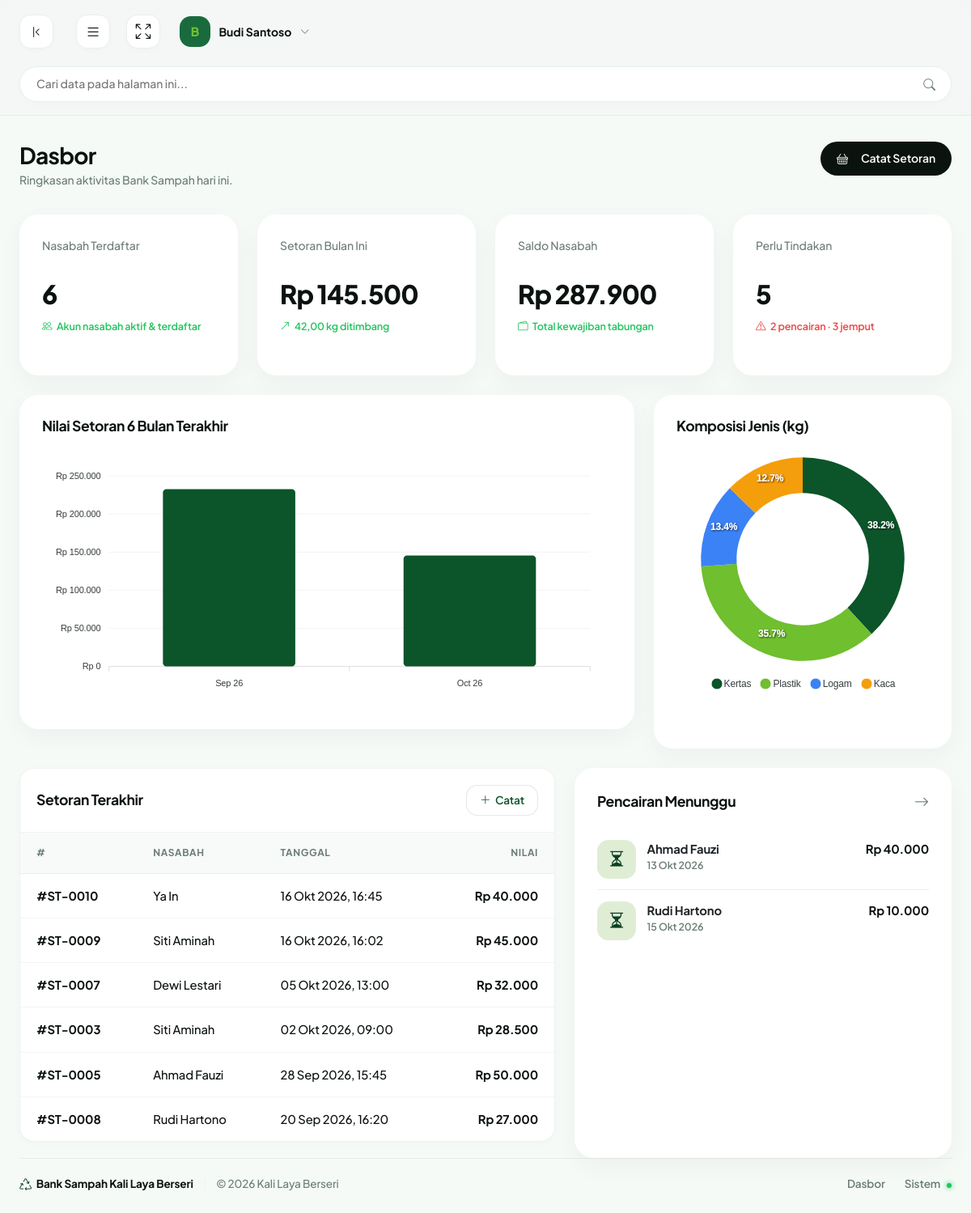
Page /pengurus/dashboard.php (signed in) on the committed database.
### tables this page shows
CREATE TABLE `setoran` (
  `id` int NOT NULL,
  `user_id` int NOT NULL,
  `tanggal` datetime NOT NULL,
  `total_nilai` decimal(14,2) NOT NULL DEFAULT '0.00',
  `petugas_id` int DEFAULT NULL,
  `catatan` text
);

CREATE TABLE `users` (
  `id_user` int NOT NULL,
  `name` varchar(100) NOT NULL,
  `email` varchar(150) NOT NULL,
  `password` varchar(255) DEFAULT NULL,
  `google_id` varchar(64) DEFAULT NULL,
  `avatar` varchar(255) DEFAULT NULL,
  `role` enum('nasabah','pengurus','ketua') NOT NULL DEFAULT 'nasabah',
  `nik` varchar(20) DEFAULT NULL,
  `no_hp` varchar(20) DEFAULT NULL,
  `alamat` text,
  `code` int NOT NULL DEFAULT '0',
  `status` varchar(20) NOT NULL DEFAULT 'notverified',
  `aktif` tinyint(1) NOT NULL DEFAULT '1',
  `created_at` timestamp NOT NULL DEFAULT CURRENT_TIMESTAMP
);

CREATE TABLE `pencairan` (
  `id` int NOT NULL,
  `user_id` int NOT NULL,
  `nominal` decimal(14,2) NOT NULL DEFAULT '0.00',
  `status` enum('menunggu','disetujui','ditolak','selesai') NOT NULL DEFAULT 'menunggu',
  `disetujui_oleh` int DEFAULT NULL,
  `catatan_ketua` text,
  `diproses_oleh` int DEFAULT NULL,
  `tanggal` datetime NOT NULL,
  `tanggal_disetujui` datetime DEFAULT NULL,
  `tanggal_selesai` datetime DEFAULT NULL
);

### includes/fungsi.php (called while the page is built, shortened)
<?php
if (!function_exists('e')) {
    function e($value): string
    {
        return htmlspecialchars((string) $value, ENT_QUOTES, 'UTF-8');
    }
}
if (!function_exists('rupiah')) {
    function rupiah($angka, bool $prefix = true): string
    {
        $hasil = number_format((float) $angka, 0, ',', '.');
        return $prefix ? 'Rp ' . $hasil : $hasil;
    }
}
if (!function_exists('kg')) {
    function kg($angka): string
    {
        return number_format((float) $angka, 2, ',', '.') . ' kg';
    }
}
if (!function_exists('tanggal_id')) {
    function tanggal_id(?string $tanggal): string
    {
        $bulan = [
            1 => 'Jan', 'Feb', 'Mar', 'Apr', 'Mei', 'Jun',
            'Jul', 'Agu', 'Sep', 'Okt', 'Nov', 'Des',
        ];
        $ts = strtotime($tanggal);
        return date('d', $ts) . ' ' . $bulan[(int) date('n', $ts)] . ' ' . date('Y', $ts);
    }
}
if (!function_exists('tanggal_waktu_id')) {
    function tanggal_waktu_id(?string $tanggal): string
    {
        $ts = strtotime($tanggal);
        return tanggal_id($tanggal) . ', ' . date('H:i', $ts);
    }
}

### pengurus/dashboard.php (the view, shortened to what this page needs)
<?php
require_once __DIR__ . '/../includes/auth.php';
$stats = [
    'nasabah' => 0, 'setoran_bulan' => 0, 'berat_bulan' => 0,
    'menunggu' => 0, 'jemput_open' => 0, 'saldo_total' => 0,
];
$res = mysqli_query($con, "SELECT COUNT(*) c FROM users WHERE role = 'nasabah'");
if ($res) { $stats['nasabah'] = (int) mysqli_fetch_assoc($res)['c']; }
$res = mysqli_query($con, "SELECT COALESCE(SUM(total_nilai),0) v FROM setoran WHERE MONTH(tanggal) = MONTH(CURRENT_DATE()) AND YEAR(tanggal) = YEAR(CURRENT_DATE())");
if ($res) { $stats['setoran_bulan'] = (float) mysqli_fetch_assoc($res)['v']; }
$res = mysqli_query($con, "SELECT COALESCE(SUM(d.berat_kg),0) v FROM detail_setoran d JOIN setoran s ON s.id = d.setoran_id WHERE MONTH(s.tanggal) = MONTH(CURRENT_DATE()) AND YEAR(s.tanggal) = YEAR(CURRENT_DATE())");
if ($res) { $stats['berat_bulan'] = (float) mysqli_fetch_assoc($res)['v']; }
$res = mysqli_query($con, "SELECT COUNT(*) c FROM pencairan WHERE status = 'menunggu'");
if ($res) { $stats['menunggu'] = (int) mysqli_fetch_assoc($res)['c']; }
$res = mysqli_query($con, "SELECT COUNT(*) c FROM permintaan_jemput WHERE status IN ('Diminta','Dijadwalkan')");
if ($res) { $stats['jemput_open'] = (int) mysqli_fetch_assoc($res)['c']; }
$res = mysqli_query($con, "SELECT COALESCE(SUM(saldo_akhir),0) v FROM saldo_mutasi WHERE id IN (SELECT MAX(id) FROM saldo_mutasi GROUP BY user_id)");
if ($res) { $stats['saldo_total'] = (float) mysqli_fetch_assoc($res)['v']; }
$setoran_list = [];
$res = mysqli_query($con, "SELECT s.id, s.tanggal, s.total_nilai, u.name AS nasabah FROM setoran s JOIN users u ON u.id_user = s.user_id ORDER BY s.tanggal DESC LIMIT 6");
if ($res) { while ($r = mysqli_fetch_assoc($res)) { $setoran_list[] = $r; } }
$cair_list = [];
$res = mysqli_query($con, "SELECT p.id, p.nominal, p.tanggal, u.name AS nasabah FROM pencairan p JOIN users u ON u.id_user = p.user_id WHERE p.status = 'menunggu' ORDER BY p.tanggal ASC LIMIT 5");
if ($res) { while ($r = mysqli_fetch_assoc($res)) { $cair_list[] = $r; } }
$page_actions  = '<a href="timbang.php" class="btn btn-dark-custom"><i class="bi bi-basket me-1"></i> Catat Setoran</a>';
require __DIR__ . '/../includes/header.php';
?>
<div class="row g-4">
  <div class="col-md-6 col-xl-3">
    <div class="card card-stat">
      <div class="card-header"><span class="stat-label">Nasabah Terdaftar</span></div>
      <div class="stat-value"><?= e($stats['nasabah']) ?></div>
      <div class="trend-badge trend-up"><i class="bi bi-people"></i><span>Akun nasabah aktif & terdaftar</span></div>
    </div>
  </div>
  <div class="col-md-6 col-xl-3">
    <div class="card card-stat">
      <div class="card-header"><span class="stat-label">Setoran Bulan Ini</span></div>
      <div class="stat-value"><?= e(rupiah($stats['setoran_bulan'])) ?></div>
      <div class="trend-badge trend-up"><i class="bi bi-arrow-up-right"></i><span><?= e(kg($stats['berat_bulan'])) ?> ditimbang</span></div>
    </div>
  </div>
  <div class="col-md-6 col-xl-3">
    <div class="card card-stat">
      <div class="card-header"><span class="stat-label">Saldo Nasabah</span></div>
      <div class="stat-value"><?= e(rupiah($stats['saldo_total'])) ?></div>
      <div class="trend-badge trend-up"><i class="bi bi-wallet2"></i><span>Total kewajiban tabungan</span></div>
    </div>
  </div>
  <div class="col-md-6 col-xl-3">
    <div class="card card-stat">
      <div class="card-header"><span class="stat-label">Perlu Tindakan</span></div>
      <div class="stat-value"><?= e($stats['menunggu'] + $stats['jemput_open']) ?></div>
      <div class="trend-badge trend-down"><i class="bi bi-exclamation-triangle"></i>
        <span><?= e($stats['menunggu']) ?> pencairan · <?= e($stats['jemput_open']) ?> jemput</span>
      </div>
    </div>
  </div>
  <div class="col-lg-8">
    <div class="card">
      <div class="card-header"><h2 class="card-title">Nilai Setoran 6 Bulan Terakhir</h2></div>
      <div id="setoran-chart"></div>
    </div>
  </div>
  <div class="col-lg-4">
    <div class="card h-100">
      <div class="card-header"><h2 class="card-title">Komposisi Jenis (kg)</h2></div>
      <div id="komposisi-chart"></div>
    </div>
  </div>
  <div class="col-lg-7">
    <div class="table-card-custom">
      <div class="table-header-control"><h2 class="card-title mb-0">Setoran Terakhir</h2>
        <div class="table-filter-group"><a href="timbang.php" class="btn-table-action"><i class="bi bi-plus-lg"></i> Catat</a></div>
      </div>
      <div class="table-responsive">
        <table class="table-custom">
          <thead><tr><th>#</th><th>Nasabah</th><th>Tanggal</th><th class="text-end">Nilai</th></tr></thead>
          <tbody>
            <?php foreach ($setoran_list as $s): ?>
              <tr>
                <td class="table-order-id">#ST-<?= e(str_pad($s['id'], 4, '0', STR_PAD_LEFT)) ?></td>
                <td><?= e($s['nasabah']) ?></td>
                <td><?= e(tanggal_waktu_id($s['tanggal'])) ?></td>
                <td class="table-amount text-end"><?= e(rupiah($s['total_nilai'])) ?></td>
              </tr>
            <?php endforeach; ?>
          </tbody>
        </table>
      </div>
    </div>
  </div>
  <div class="col-lg-5">
    <div class="card h-100">
      <div class="card-header"><h2 class="card-title">Pencairan Menunggu</h2>
        <div class="dropdown">
          <a href="pencairan.php" class="card-more-btn" title="Kelola"><i class="bi bi-arrow-right"></i></a>
        </div>
      </div>
      <ul class="clean-list">
        <?php if (empty($cair_list)): ?>
          <li class="clean-list-item"><div class="text-muted-green">Tidak ada pencairan menunggu.</div></li>
        <?php else: foreach ($cair_list as $c): ?>
          <li class="clean-list-item">
            <div class="stat-mini-icon"><i class="bi bi-hourglass-split"></i></div>
            <div class="flex-grow-1">
              <div class="d-flex justify-content-between"><strong><?= e($c['nasabah']) ?></strong><span class="table-amount"><?= e(rupiah($c['nominal'])) ?></span></div>
              <div class="stat-mini-label"><?= e(tanggal_id($c['tanggal'])) ?></div>
            </div>
          </li>
        <?php endforeach; endif; ?>
      </ul>
    </div>
  </div>
</div>
<?php require __DIR__ . '/../includes/footer.php'; ?>

### assets/css/main.css (style rules this page uses)
:root { --bs-body-bg: #F5FAF7; --bs-body-font-family: 'Plus Jakarta Sans', sans-serif; --brand-forest-dark: #0C5429; --brand-forest-medium: #0A4124; --brand-forest-light: #196B3D; --brand-lime: #6FBF2E; --brand-lime-hover: #7FCE3E; --brand-lime-translucent: rgba(84, 155, 27, 0.18); --text-main: #0B130F; --text-muted-green: #6C7E75; --text-sidebar-muted: #879A91; --card-background: #FFFFFF; --border-light: #E9EFEF; --border-dark-green: rgba(255, 255, 255, 0.1); --sys-green: #22C55E; --sys-green-bg: #DCFCE7; --sys-red: #EF4444; --sys-red-bg: #FEE2E2; --sys-orange: #F97316; --sys-orange-bg: #FFEDD5; --sidebar-width: 280px; --navbar-height: 80px; --radius-xxl: 24px; --radius-xl: 18px; --radius-lg: 14px; --radius-md: 10px; --radius-sm: 6px; --shadow-sm: 0 2px 8px rgba(11, 19, 15, 0.02); --shadow-md: 0 10px 30px rgba(11, 19, 15, 0.04); --shadow-lg: 0 20px 50px rgba(11, 19, 15, 0.08); }
body { background-color: var(--bs-body-bg); color: var(--text-main); font-family: var(--bs-body-font-family); font-size: 0.925rem; font-weight: 500; -webkit-font-smoothing: antialiased; letter-spacing: -0.01em; }
h1, h2, h3, h4, h5, h6, .h1, .h2, .h3, .h4, .h5, .h6 { color: var(--text-main); font-weight: 700; letter-spacing: -0.025em; }
a { color: var(--brand-forest-medium); text-decoration: none; transition: all 0.25s ease-in-out; }
.btn-dark-custom { background-color: var(--text-main); color: #FFFFFF; font-weight: 600; font-size: 0.875rem; padding: 0.65rem 1.25rem; border-radius: 50rem; border: none; display: flex; align-items: center; gap: 0.75rem; box-shadow: var(--shadow-sm); transition: all 0.2s ease-in-out; }
.card { background-color: var(--card-background); border: none; border-radius: var(--radius-xxl); padding: 1.75rem; box-shadow: var(--shadow-md); margin-bottom: 1.5rem; position: relative; overflow: hidden; }
.card-header { display: flex; align-items: center; justify-content: space-between; margin-bottom: 1.25rem; background: transparent !important; border: none !important; padding: 0 !important; }
.card-title { font-size: 1.1rem; font-weight: 700; color: var(--text-main); margin-bottom: 0; }
.card-more-btn { background: none; border: none; color: var(--text-muted-green); font-size: 1.15rem; padding: 0; display: flex; align-items: center; }
.card-stat { height: 100%; }
.stat-label { font-size: 0.875rem; color: var(--text-muted-green); margin-bottom: 0.75rem; font-weight: 500; }
.stat-value { font-size: 2rem; font-weight: 800; color: var(--text-main); margin-bottom: 0.75rem; line-height: 1.1; letter-spacing: -0.03em; }
.trend-badge { display: inline-flex; align-items: center; gap: 0.35rem; font-size: 0.785rem; font-weight: 600; }
.trend-up { color: var(--sys-green); }
.trend-down { color: var(--sys-red); }
.table-card-custom { background-color: #FFFFFF; border-radius: var(--radius-xl); border: 1px solid rgba(11, 19, 15, 0.06) !important; box-shadow: var(--shadow-sm); overflow: hidden; margin-bottom: 1.25rem !important; width: 100%; }
.table-custom { width: 100%; margin-bottom: 0; vertical-align: middle; border-collapse: collapse; }
.table-custom th, .table-custom td { padding: 1rem 1.25rem; border-bottom: 1px solid rgba(11, 19, 15, 0.05); white-space: nowrap; }
.table-custom th { background-color: #F8FAF9; color: var(--text-muted-green); font-size: 0.75rem; text-transform: uppercase; font-weight: 700; letter-spacing: 0.05em; border-bottom: 1px solid rgba(11, 19, 15, 0.08); }
.table-custom tbody tr { transition: background-color 0.2s ease-in-out; }
.table-custom tbody tr:last-child td { border-bottom: none; }
.table-header-control { background-color: #FFFFFF; padding: 1.25rem; border-bottom: 1px solid rgba(11, 19, 15, 0.06); display: flex; align-items: center; justify-content: space-between; flex-wrap: wrap; gap: 1rem; }
.table-filter-group { display: flex; align-items: center; gap: 0.75rem; }
.btn-table-action { background-color: #FFFFFF; border: 1px solid rgba(11, 19, 15, 0.1); color: var(--brand-forest-dark); font-size: 0.85rem; font-weight: 600; padding: 0.5rem 1rem; border-radius: var(--radius-lg); display: inline-flex; align-items: center; gap: 0.35rem; transition: all 0.2s ease-in-out; }
.table-order-id { font-weight: 700; color: var(--text-main); }
.table-amount { font-weight: 700; color: var(--text-main); }

### rows in the picture
setoran: id "0010", user.name "Ya In", tanggal "16 Okt 2026, 16:45", total_nilai "Rp 40.000"
setoran: id "0009", user.name "Siti Aminah", tanggal "16 Okt 2026, 16:02", total_nilai "Rp 45.000"
setoran: id "0007", user.name "Dewi Lestari", tanggal "05 Okt 2026, 13:00", total_nilai "Rp 32.000"
setoran: id "0003", user.name "Siti Aminah", tanggal "02 Okt 2026, 09:00", total_nilai "Rp 28.500"
setoran: id "0005", user.name "Ahmad Fauzi", tanggal "28 Sep 2026, 15:45", total_nilai "Rp 50.000"
setoran: id "0008", user.name "Rudi Hartono", tanggal "20 Sep 2026, 16:20", total_nilai "Rp 27.000"
pencairan: user.name "Ahmad Fauzi", nominal "Rp 40.000", tanggal "13 Okt 2026"
pencairan: user.name "Rudi Hartono", nominal "Rp 10.000", tanggal "15 Okt 2026"

### other values in the picture
mb_substr($u['name'] ?: 'U', 0, 1) "B"
$u['name'] "Budi Santoso"
$page_title "Dasbor"
$page_subtitle "Ringkasan aktivitas Bank Sampah hari ini."
$stats['nasabah'] "6"
rupiah($stats['setoran_bulan']) "Rp 145.500"
kg($stats['berat_bulan']) "42,00 kg"
rupiah($stats['saldo_total']) "Rp 287.900"
$stats['menunggu'] + $stats['jemput_open'] "5"
$stats['menunggu'] "2"
$stats['jemput_open'] "3"
